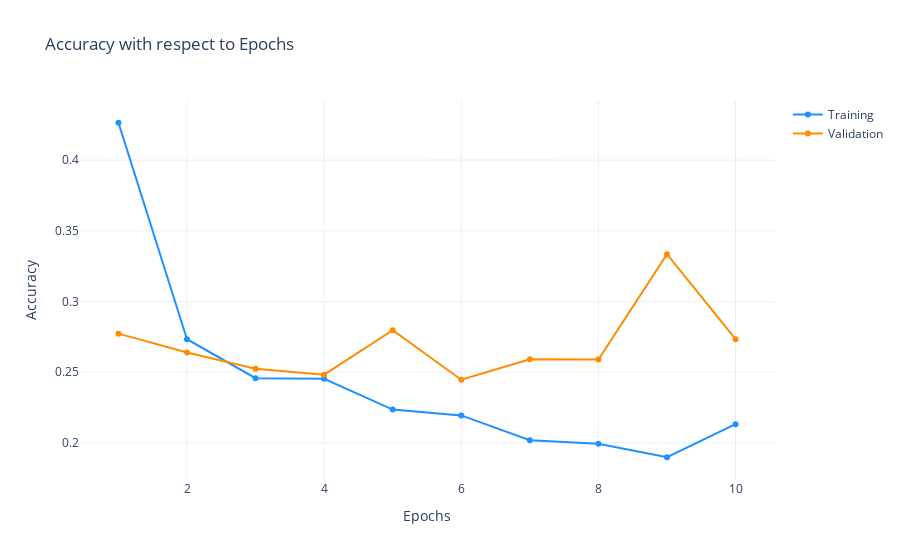

The cell this chart's notebook holds for it:
### Code cell
display_training_curves(
    model_history.history['loss'], 
    model_history.history['val_loss'], 
    'validation')

### Figure 1 — Plotly figure (JSON) as saved in the notebook; plotly's stock layout.template omitted (floating-point values rounded to 4 significant figures)
{"data": [{"marker": {"color": "dodgerblue"}, "mode": "lines+markers", "name": "Training", "type": "scatter", "x": [1, 2, 3, 4, 5, 6, 7, 8, 9, 10, 11, 12, 13, 14, 15, 16, 17, 18, 19, 20, 21, 22, 23, 24, 25, 26, 27, 28, 29, 30], "y": [0.4264, 0.2733, 0.2457, 0.2452, 0.2235, 0.2193, 0.2018, 0.1992, 0.1897, 0.2132]}, {"marker": {"color": "darkorange"}, "mode": "lines+markers", "name": "Validation", "type": "scatter", "x": [1, 2, 3, 4, 5, 6, 7, 8, 9, 10, 11, 12, 13, 14, 15, 16, 17, 18, 19, 20, 21, 22, 23, 24, 25, 26, 27, 28, 29, 30], "y": [0.2772, 0.2638, 0.2524, 0.2482, 0.2797, 0.2446, 0.2592, 0.2589, 0.3334, 0.2733]}], "layout": {"title": {"text": "Accuracy with respect to Epochs"}, "xaxis": {"title": {"text": "Epochs"}}, "yaxis": {"title": {"text": "Accuracy"}}}}
